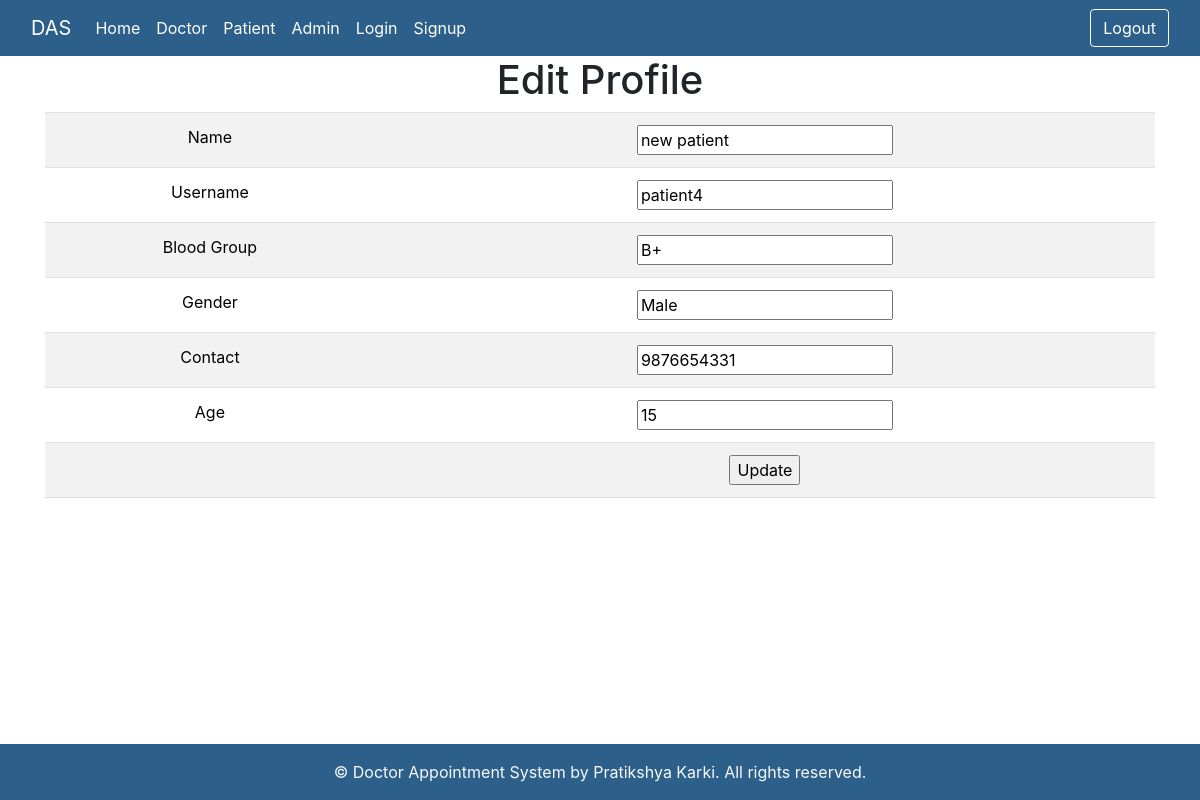
The page /patient/edit_profile.php (signed in) on the database its author committed.
### tables this page shows
CREATE TABLE `patient` (
  `patient_id` int(11) NOT NULL,
  `name` varchar(50) NOT NULL,
  `password` varchar(255) DEFAULT NULL,
  `age` int(11) NOT NULL,
  `gender` varchar(50) NOT NULL,
  `blood_group` varchar(50) DEFAULT NULL,
  `contact` varchar(10) DEFAULT NULL,
  `username` varchar(50) DEFAULT NULL
);

### patient/edit_profile.php (the view, shortened to what this page needs)
<?php
require("../config/db-connect.php");
require("../include/admin_header.php");
$patient_id = $_SESSION['patient_id'];
$sql = "SELECT * FROM patient WHERE patient_id=?";
$stmt = $conn->prepare($sql);
$stmt->bind_param('i', $patient_id);
$stmt->execute();
$result = $stmt->get_result();
$patient = $result->fetch_assoc();
?>
<div class="container">
    <h1>Edit Profile</h1>
    <form name="update_user" method="post" action="edit_profile.php">
        <table class="table table-striped" border="0">
            <tr>
                <td>Name</td>
                <td><input type="text" name="name" value="<?php echo htmlspecialchars($patient['name']); ?>"></td>
            </tr>
            <tr>
                <td>Username</td>
                <td><input type="text" name="username" value="<?php echo htmlspecialchars($patient['username']); ?>"></td>
            </tr>
            <tr>
                <td>Blood Group</td>
                <td><input type="text" name="blood_group" value="<?php echo htmlspecialchars($patient['blood_group']); ?>"></td>
            </tr>
            <tr>
                <td>Gender</td>
                <td><input type="text" name="gender" value="<?php echo htmlspecialchars($patient['gender']); ?>"></td>
            </tr>
            <tr>
                <td>Contact</td>
                <td><input type="text" name="contact" value="<?php echo htmlspecialchars($patient['contact']); ?>"></td>
            </tr>
            <tr>
                <td>Age</td>
                <td><input type="text" name="age" value="<?php echo htmlspecialchars($patient['age']); ?>"></td>
            </tr>
            <tr>
                <td><input type="hidden" name="patient_id" value="<?php echo htmlspecialchars($patient_id); ?>"></td>
                <td><input type="submit" name="update" value="Update"></td>
            </tr>
        </table>
    </form>
</div>
<?php require("../include/footer.php"); ?>
</body>
</html>

### include/footer.php (style rules this page uses)
body { margin: 0; padding: 0; min-height: 100vh; display: flex; flex-direction: column; }
.container { width: 100%; text-align: center; }

### rows shown on the page
patient: name "new patient", username "patient4", blood_group "B+", gender "Male", contact "9876654331", age "15"
